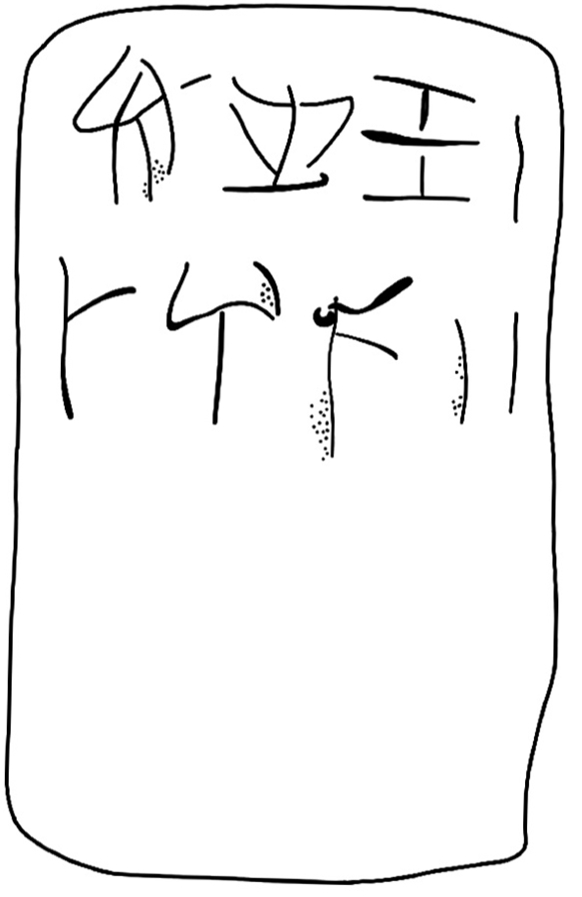
#> input picture src/data/ground_truth/registered/HT7b.jpg, 582 x 897 px, found by its file name
$ python bilateral.py
#> lines starting #> are read from the running program, lines starting #| are printed output that depends on the picture; after the words box and inside, x2 and y2 are one past the last pixel; in counts of white or black regions, pixels touching at a corner belong together
import cv2

# Read the image.
img = cv2.imread('data/raw/HT7b.jpg')
#> img is the input picture: shape (897, 582, 3); min 0, max 255, mean 243.3
img = cv2.cvtColor(img, cv2.COLOR_BGR2GRAY)
#> img: shape (897, 582)

# Apply bilateral filter with d = 15,
# sigmaColor = sigmaSpace = 75.
bilateral = cv2.bilateralFilter(img, 15, 75, 75)

# Save the output.
cv2.imwrite('data/HT7b-bilateral.jpg', bilateral)

thresh_gauss = cv2.adaptiveThreshold(
    bilateral, 255,
    cv2.ADAPTIVE_THRESH_GAUSSIAN_C,
    cv2.THRESH_BINARY,
    19, 5
)
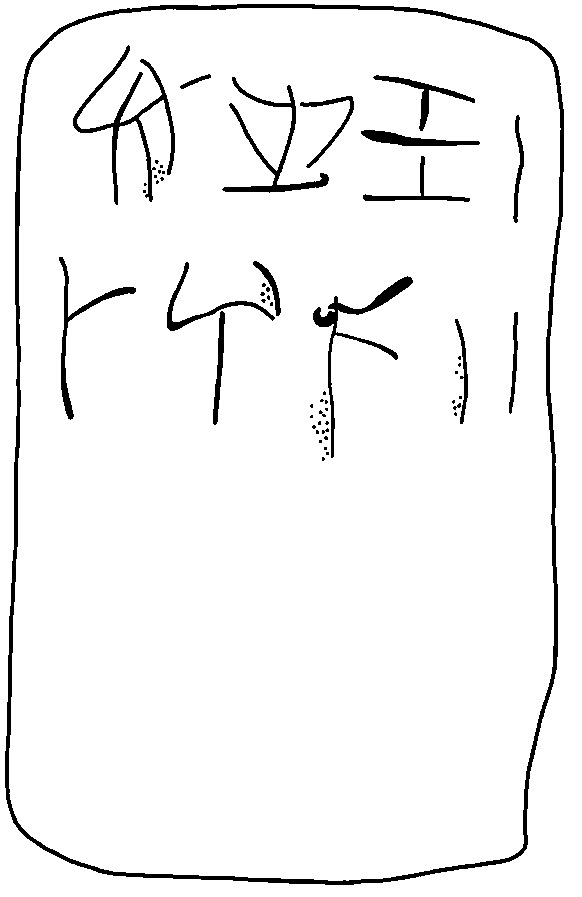
#> thresh_gauss: shape (897, 582); 95.4% white; 55 black regions (36 under 20 px), largest, box (x1, y1, x2, y2) and area: (5, 4, 564, 885) 10737, (73, 45, 175, 205) 2262, (313, 276, 413, 458) 1804
cv2.imwrite('data/HT7b-thresh-gauss.jpg', thresh_gauss)

$ run again, with src/data/ground_truth/registered/HT122b.jpg copied over src/data/ground_truth/registered/HT7b.jpg
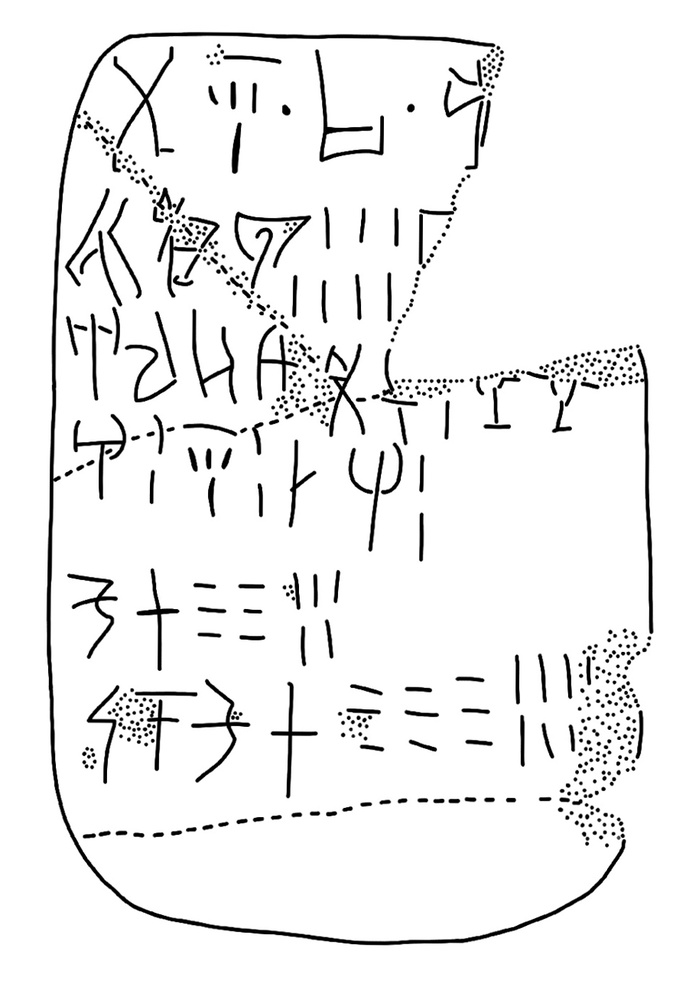
#> input picture src/data/ground_truth/registered/HT122b.jpg, 686 x 1000 px, shrunk from 897 x 1307 before the run, found by its file name
#> img is the input picture: shape (1000, 686, 3); min 0, max 255, mean 239.8
#> img: shape (1000, 686)
#> `thresh_gauss = cv2.adaptiveThreshold( bilateral, 255, cv2.ADAPTIVE_THR..`:
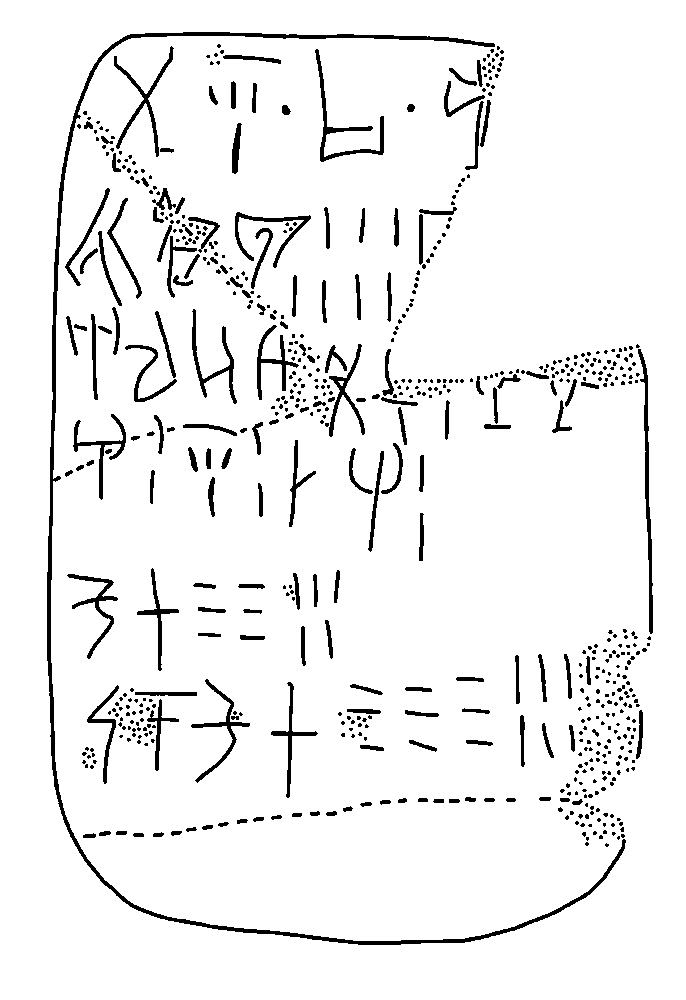
#> thresh_gauss: shape (1000, 686); 94.1% white; 659 black regions (481 under 20 px), largest, box (x1, y1, x2, y2) and area: (47, 32, 626, 945) 6926, (638, 349, 653, 634) 1067, (315, 49, 384, 162) 991
